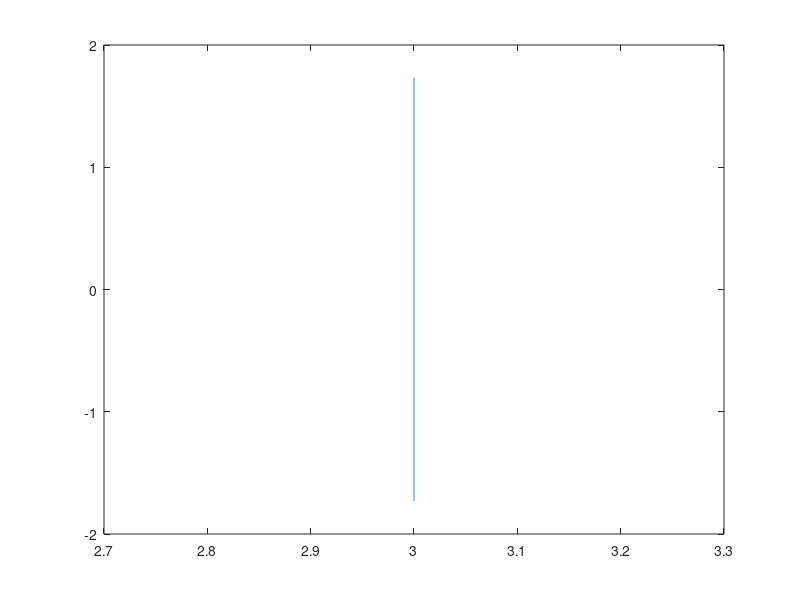

Here is the MATLAB script that generated this plot:
%polar_plot_test


t = linspace(0,2*pi/6,1000);
theta = -pi/6+t;
r = 3*1./cos(theta);

%polarplot(theta,r);

x = r.*cos(theta);
y = r.*sin(theta);

axis('equal');
plot(x,y);